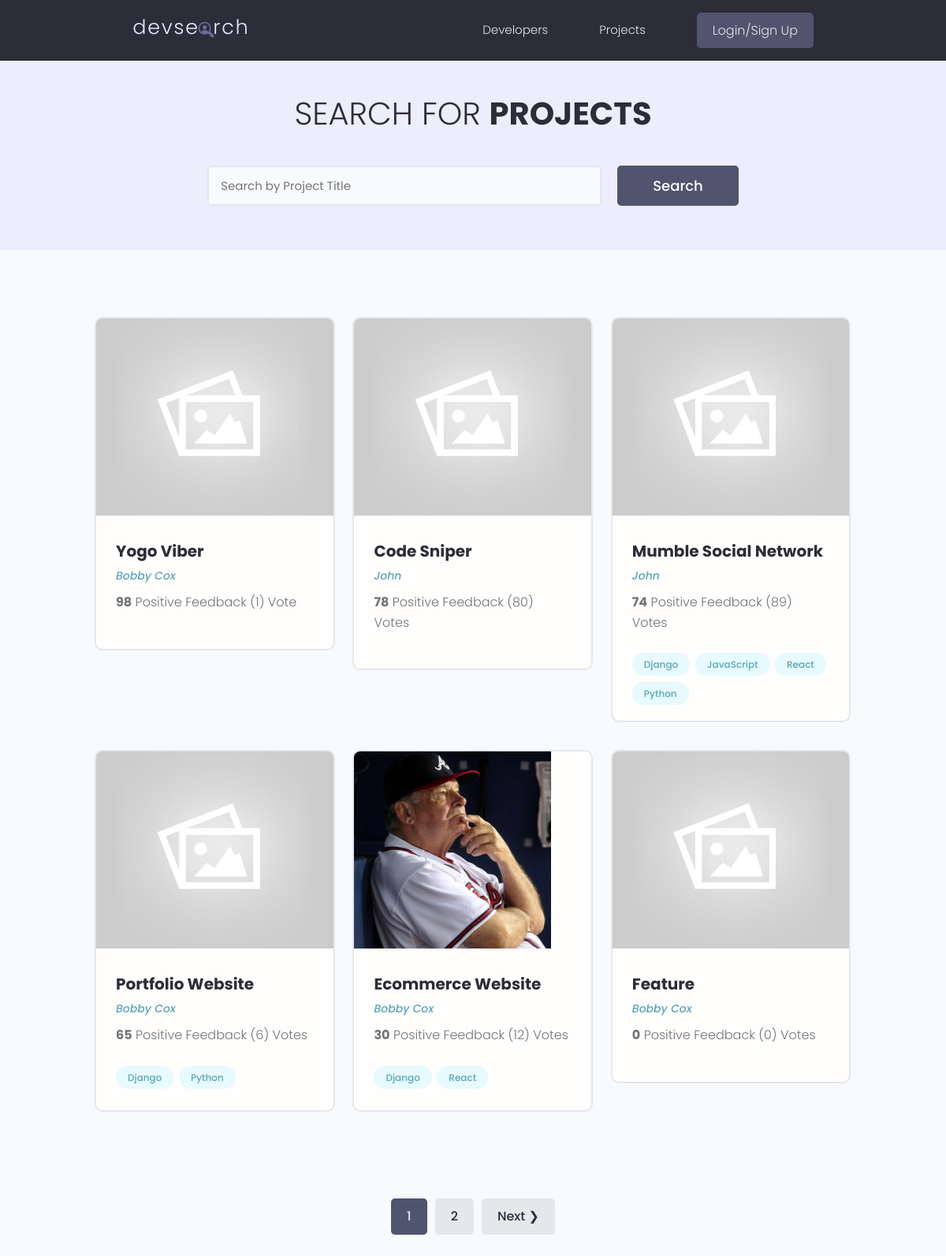
The app's page /projects/, older data.
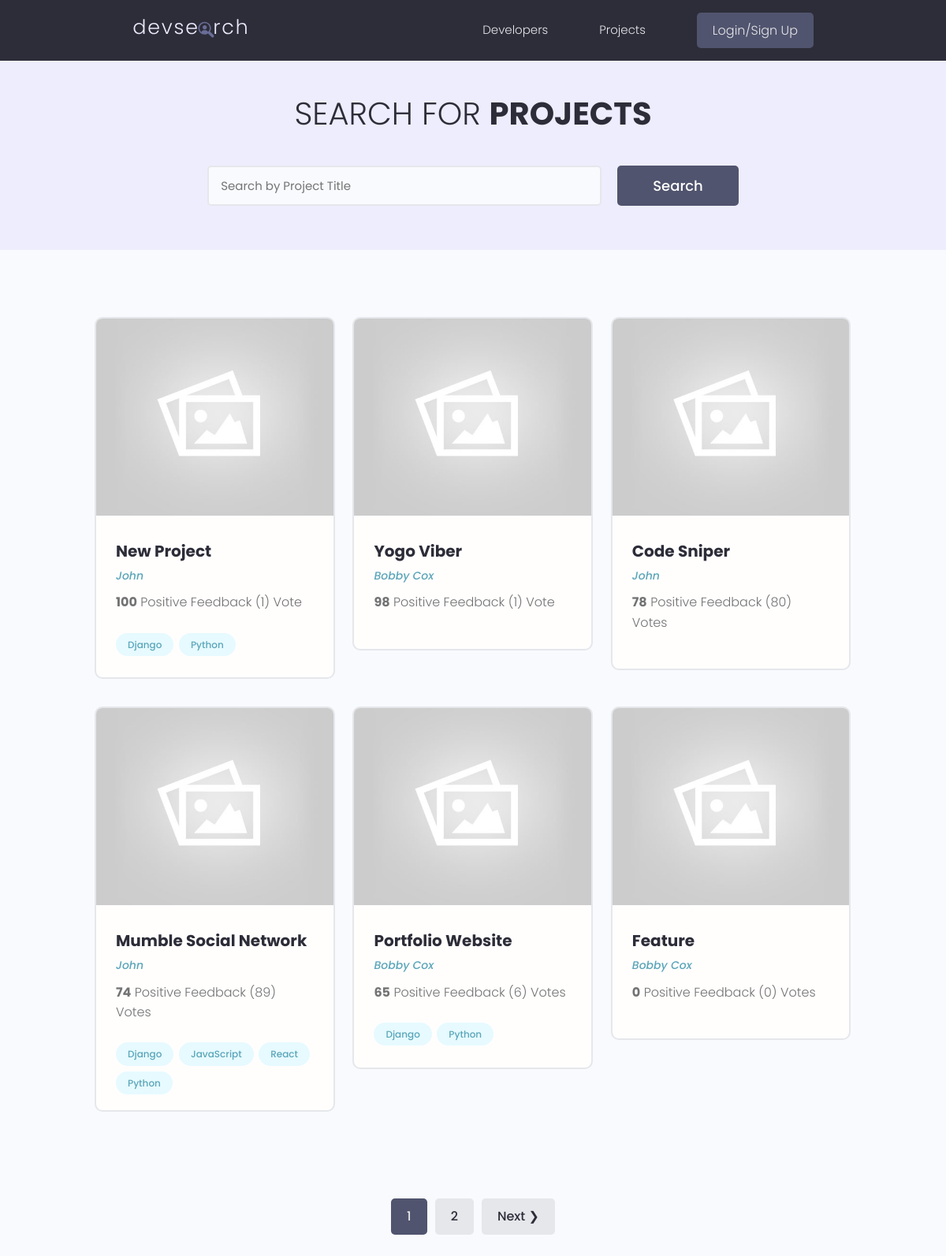
The same page, newer data.
### projects/models.py (models this page shows, shortened)
class Project(models.Model):
    owner = models.ForeignKey(Profile, null=True, blank=True, on_delete=models.SET_NULL)
    title = models.CharField(max_length=200)
    description = models.TextField(null=True, blank=True)
    featured_image = models.ImageField(null=True, blank=True, default="default.jpg")
    demo_link = models.CharField(max_length=2000, null=True, blank=True)
    source_link = models.CharField(max_length=2000, null=True, blank=True)
    tags = models.ManyToManyField('Tag', blank=True)
    vote_total = models.IntegerField(default=0, null=True, blank=True)
    vote_ratio = models.IntegerField(default=0, null=True, blank=True)
    created = models.DateTimeField(auto_now_add=True)
    id = models.UUIDField(default=uuid.uuid4, unique=True, primary_key=True, editable=False)
    class Meta:
        ordering = ['-vote_ratio', '-vote_total', 'title']

class Tag(models.Model):
    name = models.CharField(max_length=200)
    created = models.DateTimeField(auto_now_add=True)
    id = models.UUIDField(default=uuid.uuid4, unique=True, primary_key=True, editable=False)
    def __str__(self):
        return self.name

### users/models.py (models this page shows, shortened)
class Profile(models.Model):
    user = models.OneToOneField(User, on_delete=models.CASCADE, null=True, blank=True)
    name = models.CharField(max_length=200, blank=True, null=True)
    email = models.EmailField(max_length=500, blank=True, null=True)
    username = models.CharField(max_length=200, blank=True, null=True)
    location = models.CharField(max_length=200, blank=True, null=True)
    short_intro = models.CharField(max_length=200, blank=True, null=True)
    bio = models.TextField(blank=True, null=True)
    profile_image = models.ImageField(null=True, blank=True, upload_to='profiles/', default="profiles/user-default.png")
    social_github = models.CharField(max_length=200, blank=True, null=True)
    social_twitter = models.CharField(max_length=200, blank=True, null=True)
    social_linkedin = models.CharField(max_length=200, blank=True, null=True)
    social_youtube = models.CharField(max_length=200, blank=True, null=True)
    social_website = models.CharField(max_length=200, blank=True, null=True)
    created = models.DateTimeField(auto_now_add=True)
    id = models.UUIDField(default=uuid.uuid4, unique=True, primary_key=True, editable=False)

### projects/views.py (the view)
# urls.py: path('projects/', include('projects.urls')),
def projects(request):
    projects, search_query = searchProjects(request)
    custom_range, projects = paginateProjects(request, projects, 6)
    context = {'projects': projects, 'search_query': search_query, 'custom_range': custom_range}
    return render(request, 'projects/projects.html', context)

### projects/utils.py (called while the page is built)
def paginateProjects(request, projects, results):
    page = request.GET.get('page')
    paginator = Paginator(projects, results)
    try:
        projects = paginator.page(page)
    except PageNotAnInteger:
        page = 1
        projects = paginator.page(page)
    except EmptyPage:
        page = paginator.num_pages
        projects = paginator.page(page)
    leftIndex = (int(page) - 4)
    if leftIndex < 1:
        leftIndex = 1
    rightIndex = (int(page) + 5)
    if rightIndex > paginator.num_pages:
        rightIndex = paginator.num_pages + 1
    custom_range = range(leftIndex, rightIndex)
    return custom_range, projects

def searchProjects(request):
    search_query = ''
    if request.GET.get('search_query'):
        search_query = request.GET.get('search_query')
    tags = Tag.objects.filter(name__icontains=search_query)
    projects = Project.objects.distinct().filter(
        Q(title__icontains=search_query) |
        Q(description__icontains=search_query) |
        Q(owner__name__icontains=search_query) |
        Q(tags__in=tags)
    )
    return projects, search_query

### projects/templates/projects/projects.html (shortened to what this page needs)
{% extends 'main.html' %}
{% block content %}
  <main class="projects">
    <section class="hero-section text-center">
      <div class="container container--narrow">
        <div class="hero-section__box">
          <h2>Search for <span>Projects</span></h2>
        </div>
        <div class="hero-section__search">
          <form id="searchForm" class="form" action="{% url 'projects' %}" method="get">
            <div class="form__field">
              <input class="input input--text" id="formInput#search" type="text" name="search_query"
                placeholder="Search by Project Title" value="{{search_query}}"/>
            </div>
            <input class="btn btn--sub btn--lg" type="submit" value="Search" />
          </form>
        </div>
      </div>
    </section>
    <section class="projectsList">
      <div class="container">
        <div class="grid grid--three">
            {% for project in projects %}
          <div class="column">
            <div class="card project">
              <a href="{% url 'project' project.id %}" class="project">
                <img class="project__thumbnail" src="{{project.featured_image.url}}" alt="project thumbnail" />
                <div class="card__body">
                  <h3 class="project__title">{{project.title}}</h3>
                  <p><a class="project__author" href="{% url 'user-profile' project.owner.id %}">{{project.owner.name}}</a></p>
                  <p class="project--rating">
                    <span style="font-weight: bold;">{{project.vote_ratio}}</span> Positive
                    Feedback ({{project.vote_total}}) Vote{{project.vote_total|pluralize:"s"}}
                  </p>
                  <div class="project__tags">
                    {% for tag in project.tags.all %}
                    <span class="tag tag--pill tag--main">
                      <small>{{tag}}</small>
                    </span>
                    {% endfor %}
                  </div>
                </div>
              </a>
            </div>
          </div>
          {% endfor %}
        </div>
      </div>
    </section>
    {% include 'pagination.html' with queryset=projects custom_range=custom_range %}
  </main>
{% endblock content %}

### templates/main.html (shortened to what this page needs)
<!DOCTYPE html>
{% load static %}
<html>
<head>
    <link rel="stylesheet" href="https://cdn.iconmonstr.com/1.3.0/css/iconmonstr-iconic-font.min.css" />
    <link rel="stylesheet" href="{% static 'uikit/styles/uikit.css' %}" />
    <link rel="stylesheet" href="{% static 'styles/app.css' %}" />
</head>
<body>
    {% include 'navbar.html' %}
    {% block content %}
    {% endblock content %}
</body>
</html>

### templates/navbar.html (shortened to what this page needs)
{% load static %}
  <header class="header">
    <div class="container container--narrow">
      <a href="{% url 'profiles' %}" class="header__logo">
        <img src="{% static 'images/logo.svg' %}" alt="DevSearch Logo" />
      </a>
      <nav class="header__nav">
        <ul class="header__menu">
          <li class="header__menuItem"><a href="{% url 'profiles' %}">Developers</a></li>
          <li class="header__menuItem"><a href="{% url 'projects' %}">Projects</a></li>
          {% if request.user.is_authenticated %}
          <li class="header__menuItem"><a href="{% url 'inbox' %}">Inbox</a></li>
          <li class="header__menuItem"><a href="{% url 'account' %}">Account</a></li>
          <li class="header__menuItem"><a href="{% url 'logout' %}" class="btn btn--sub">Logout</a></li>
          {% else %}
          <li class="header__menuItem"><a href="{% url 'login' %}" class="btn btn--sub">Login/Sign Up</a></li>
          {% endif %}
        </ul>
      </nav>
    </div>
  </header>

### templates/pagination.html (shortened to what this page needs)
{% if queryset.has_other_pages %}
<div class="pagination">
  <ul class="container">
    {% for page in custom_range %}
    {% if page == queryset.number %}
    <li><a href="?page={{page}}" class="btn page-link btn--sub" data-page="{{page}}">{{page}}</a></li>
    {% else %}
    <li><a href="?page={{page}}" class="btn page-link" data-page="{{page}}">{{page}}</a></li>
    {% endif %}
    {% endfor %}
    {% if queryset.has_next %}
    <li><a href="?page={{queryset.next_page_number}}" data-page="{{queryset.next_page_number}}" class="btn page-link">Next &#10095;</a></li>
    {% endif %}
  </ul>
</div>
{% endif %}

### static/styles/app.css (style rules this page uses)
:root { --color-sub: #2d2d39; }
.btn--sub { background-color: var(--color-sub-light); }
.card { border: 2px solid var(--color-light); }
img { width: 100%; }
.header { position: sticky; z-index: 111; background-color: var(--color-sub); padding: 1.5rem 0; }
.header > .container { display: flex; justify-content: space-between; align-items: center; }
.header__logo > img { height: 3.8rem; }
.header__nav > ul { display: inline-flex; align-items: center; list-style: none; gap: 6.5rem; }
.header__menuItem > a { color: var(--color-light); font-weight: 300; }
.hero-section { height: 40vh; display: flex; align-items: center; background-color: var(--color-sub); }
.hero-section__box { margin-bottom: 4rem; }
.hero-section__box > h2, .hero-section__box > h2 > span { font-size: 4rem; color: var(--color-light); line-height: 1.3; text-transform: uppercase; }
.hero-section__box > h2 { font-weight: 300; }
.hero-section__box > h2 > span { font-weight: 700; }
.hero-section__search > .form { display: flex; align-items: center; justify-content: center; gap: 2rem; }
.hero-section__search > .form input.input--text { width: 50rem; }
.pagination { margin-top: 8rem; margin-bottom: 10rem; }
.pagination > ul { flex-wrap: wrap; list-style: none; display: flex; align-items: center; justify-content: center; gap: 1rem; }
.pagination .btn { color: var(--color-sub); }
.pagination .btn.btn--sub { color: var(--color-light); }
.project__author { font-size: 1.4rem; font-style: italic; }
.project--rating { margin-bottom: 1.6em; margin-top: .5em; }
.projects > .hero-section { background: var(--color-sub-lighter); height: 30vh; }
.projects .hero-section__box { margin-bottom: 2.5rem; }
.projects .hero-section__box > h2 { color: var(--color-sub); }
.projects .hero-section__box > h2 > span { font-weight: 700; color: var(--color-sub); }
.projectsList { margin-top: 8rem; }
.project__thumbnail { height: 25rem; object-fit: cover; object-position: top center; }
.project__title { font-size: 2rem; font-weight: 700; color: var(--color-sub); }

### static/uikit/styles/modules/_variables.css (style rules this page uses)
:root { --color-main: #5aa5b9; --color-main-light: #e6faff; --color-sub: #3f4156; --color-sub-light: #51546e; --color-sub-lighter: #ededfd; --color-text: #737373; --color-gray: #8b8b8b; --color-light: #e5e7eb; --color-light-gray: #767676; --color-bg: #f8fafd; --color-white: #fffefd; --color-white-light: #f3f3f3; --color-success: #359e64; --color-success-bg: #def8e8; --color-error: #fc4b0b; --color-error-bg: #fff2ee; --font-base: 'Poppins', arial, helvetica, 'Segoe UI', roboto, ubuntu, sans-serif; --font-monospace: 'Fira Code', 'Courier New', courier, monospace; --font-regular: 300; --font-medium: 500; --font-bold: 700; --generic-shadow: 1px 1px 5px #00000010; --generic-transition: all 0.3s ease-in-out; }

### static/uikit/styles/modules/_base.css (style rules this page uses)
* { margin: 0; padding: 0; box-sizing: border-box; text-rendering: optimizeLegibility; color: inherit; font-size: inherit; }
html { font-size: 50%; }
@media only screen and (min-width: 480px) { html { font-size: 56.25%; } }
@media only screen and (min-width: 1200px) { html { font-size: 62.5%; } }
body { line-height: 1.6; font-weight: 400; font-size: 1.5rem; color: var(--color-text); background-color: var(--color-bg); min-height: 100vh; }

### static/uikit/styles/modules/_typography.css (style rules this page uses)
* { font-family: var(--font-base); }
h2 { font-size: 3.6rem; font-weight: var(--font-bold); }
h3 { font-size: 3.2rem; font-weight: var(--font-medium); }
p, span, strong { font-size: 1.6rem; color: var(--color-text); font-weight: var(--font-regular); }
a { padding-bottom: 2px; text-decoration: none; display: inline-block; color: var(--color-main); font-weight: var(--font-medium); }

### static/uikit/styles/modules/_utilities.css (style rules this page uses)
.container { width: 92%; max-width: 165rem; margin: 0 auto; box-sizing: border-box; }
.container--narrow { width: 92%; max-width: 120rem; }
@media screen and (min-width: 1000px) { .container { width: 90%; } }
@media screen and (min-width: 1000px) { .container--narrow { width: 85%; } }
@media screen and (min-width: 1200px) { .container { width: 80%; } }
@media screen and (min-width: 1200px) { .container--narrow { width: 72%; } }
.text-center { text-align: center; }

### static/uikit/styles/modules/_card.css (style rules this page uses)
.card { border-radius: 1rem; background-color: var(--color-white); border: 1.5px solid var(--color-light); width: auto; height: auto; margin-top: 0.5rem; margin-bottom: 0.5rem; overflow: hidden; }
.card__body, .card__header { padding: 2rem 2.5rem; }

Row changes from the older to the newer data that the page shows:
removed Project: featured_image (picture), title "Ecommerce Website", owner.name "Bobby Cox", vote_ratio "30", vote_total "12", Tag (name "Django"), Tag (name "React")
now on this page (row edited): Project: featured_image (placeholder picture), title "New Project", owner.name "John", vote_ratio "100", vote_total "1", Tag (name "Django"), Tag (name "Python")
